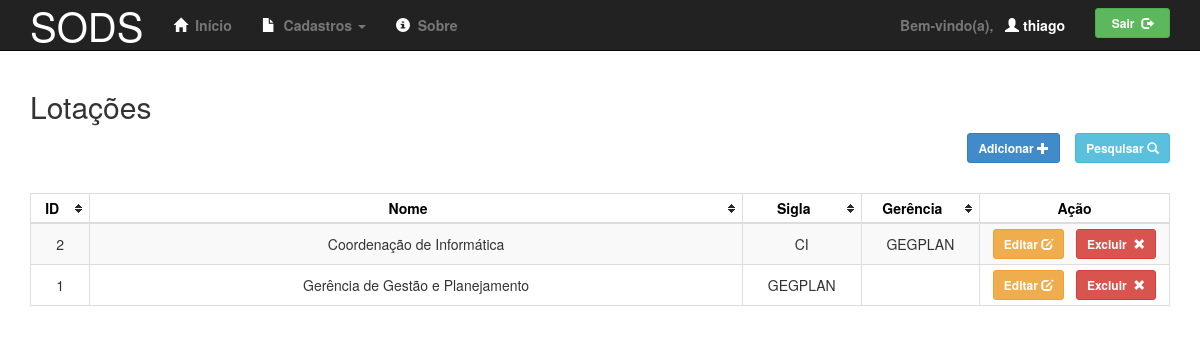
The app's page /admin/lotacoes/index.php (signed in) with its own data.
### tables this page shows
create table lotacao (
    id int not null primary key auto_increment,
    nome varchar(67) not null unique,
    sigla varchar(10) not null unique,
    gerencia_id int
);

### app/lib/db.php (called while the page is built, shortened)
<?php
    function get_db_connection($host='10.243.1.14', $user='sods', $password='dev123') {
        $conexao = null;
        if (isset($host) && isset($user) && isset($password)) {
            $conexao = mysql_connect($host, $user, $password, true);
        }
        return $conexao;
    }
?>

### app/dao/LotacaoDAO.php (called while the page is built, shortened)
<?php
    @require_once $_SERVER['DOCUMENT_ROOT'] . '/sods/app/lib/db.php';
    class LotacaoDAO implements DAO {
        private $connection;
        public function __construct() {
            $this->connection = get_db_connection();
        }
        public function get($field, $value) {
            if (isset($field) && isset($value)) {
                if (gettype($value) == 'string') {
                    $value = "'$value'";
                }
                $query = "select * from lotacao where $field = $value";
                $result = mysql_query($query, $this->connection);
                return mysql_fetch_object($result);
            }
        }
        public function count($criteria=null) {
            $query = "select * from lotacao";
            $result = mysql_query($query, $this->connection);
            $rows = mysql_num_rows($result);
            return $rows;
        }
        public function paginate($rows=10, $start=0, $criteria=null) {
            $all = array();
            $where = empty($criteria) ? "" : "where $criteria";
            $query = "select * from lotacao $where order by id desc limit $rows offset $start";
            $result = mysql_query($query, $this->connection);
            while ($row = mysql_fetch_array($result)) {
                $row['gerencia'] = $this->get('id', $row['gerencia_id']);
                array_push($all, $row);
            }
            return $all;
        }
    }
?>

### admin/lotacoes/index.php (the view, shortened to what this page needs)
<?php
    @include $_SERVER['DOCUMENT_ROOT'] . '/sods/app/controllers/LotacoesController.php';
    $controller = new LotacoesController();
?>
<?php
        @include $_SERVER['DOCUMENT_ROOT'] . '/sods/includes/topo.php';
?>
        <div class="container">
            <h2>Lotações</h2>
            <div class="row">
                <div class="col-md-12">
                    <div class="col-md-11">
                        <button
                            id="btn-add"
                            class="btn btn-primary btn-sm pull-right"
                            data-toggle="modal"
                            data-target="#modal-add"
                            onclick="add()">
                            <b>Adicionar</b>
                            <span class="glyphicon glyphicon-plus"></span>
                        </button>
                    </div>
                    <button
                        id="btn-search"
                        class="btn btn-info btn-sm pull-right"
                        data-toggle="modal"
                        data-target="#modal-search"
                        onclick="search()">
                        <b>Pesquisar</b>
                        <span class="glyphicon glyphicon-search"></span>
                    </button>
                </div>
            </div>
            <div class="row">
                <div class="col-md-12">&nbsp;</div>
            </div>
            <div id="grid" class="table-responsive">
<?php
                    echo $controller->getGrid(1);
?>
            </div>
        </div>
<?php
    @include $_SERVER['DOCUMENT_ROOT'] . '/sods/includes/rodape.php';
?>

### app/controllers/LotacoesController.php (shortened to what this page needs)
<?php
    @require_once $_SERVER['DOCUMENT_ROOT'] . '/sods/app/dao/LotacaoDAO.php';
    class LotacoesController extends Controller {
        public function __construct() {
            $this->dao = new LotacaoDAO();
            $this->paginator->totalrecords = $this->dao->count();
        }
        public function getPage($page_number=1, $rows=10, $criteria=null) {
            return $this->dao->paginate($rows, $page_number * $rows - $rows, $criteria);
        }
        public function getGrid($page_number=1, $filter=null, $value=null) {
            $criteria = null;
            $lotacoes = $this->getPage($page_number, 10, $criteria);
            $total_records = empty($criteria) ? $this->dao->count() : $this->dao->count($criteria);
            $this->paginator->totalrecords = $total_records;
            if ($total_records > 0) {
                $html = "<table id=\"tablesorter\"\n";
                $html .= "    class=\"table table-striped table-bordered table-condensed tablesorter\">\n";
                $html .= "    <thead>\n";
                $html .= "        <tr>\n";
                $html .= "            <th width=\"5%\">ID</th>\n";
                $html .= "            <th width=\"55%\">Nome</th>\n";
                $html .= "            <th width=\"10%\">Sigla</th>\n";
                $html .= "            <th width=\"10%\">Gerência</th>\n";
                $html .= "            <th class=\"nonSortable\">Ação</th>\n";
                $html .= "        </tr>\n";
                $html .= "    </thead>\n";
                $html .= "    <tbody>\n";
                foreach ($lotacoes as $lotacao) {
                    $html .= "        <tr>\n";
                    $html .= "            <td>{$lotacao['id']}</td>\n";
                    $html .= "            <td>{$lotacao['nome']}</td>\n";
                    $html .= "            <td>{$lotacao['sigla']}</td>\n";
                    if (isset($lotacao['gerencia'])) {
                        $tooltip =  "<span data-toggle=\"tooltip\" data-placement=\"bottom\"\n" .
                            "title=\"{$lotacao['gerencia']->nome}\">{$lotacao['gerencia']->sigla}</span>";
                        $html .= "        <td>$tooltip</td>\n";
                    } else {
                        $html .= "        <td></td>\n";
                    }
                    $html .= "            <td colspan=\"2\" style=\"width: 16%;\">\n";
                    $html .= "                <button\n";
                    $html .= "                    class=\"btn btn-warning btn-sm\"\n";
                    $html .= "                    data-toggle=\"modal\"\n";
                    $html .= "                    data-target=\"#modal-edit\"\n";
                    $html .= "                    onclick='edit(" . json_encode($lotacao) . ", $page_number)'>\n";
                    $html .= "                    <strong>\n";
                    $html .= "                        Editar&nbsp;<span class=\"glyphicon glyphicon-edit\"></span>\n";
                    $html .= "                    </strong>\n";
                    $html .= "                </button>&nbsp;&nbsp;\n";
                    $html .= "                <button\n";
                    $html .= "                    class=\"delete-type btn btn-danger btn-sm\"\n";
                    $html .= "                    data-toggle=\"modal\"\n";
                    $html .= "                    data-target=\"#modal-del\"\n";
                    $html .= "                    onclick='del(" . json_encode($lotacao) . ", $page_number,\n";
                    $html .= "                        $total_records)'>\n";
                    $html .= "                    <strong>\n";
                    $html .= "                        Excluir&nbsp;\n";
                    $html .= "                        <span class=\"glyphicon glyphicon-remove\"></span>\n";
                    $html .= "                    </strong>\n";
                    $html .= "                </button>\n";
                    $html .= "            </td>\n";
                    $html .= "        </tr>\n";
                }
                $html .= "    </tbody>\n";
                $html .= "</table>\n";
            } else {
                $html = "<div class=\"alert alert-danger\" role=\"alert\">\n";
                $html .= "    <center><b>Nenhum registro encontrado.</b></center>\n";
                $html .= "</div>\n";
            }
            return $html;
        }
    }
?>

### static/css/sods.css (style rules this page uses)
body { min-height: auto; padding-top: 70px; }
.table { margin: auto 0; }
.table th { text-align: center; font-size: 14px; }
.table td { text-align: center; font-size: 14px; }
#tablesorter th { text-align: center; vertical-align: middle; font-size: 14px; }
#tablesorter td { text-align: center; vertical-align: middle; font-size: 14px; word-wrap: break-word; word-break: break-all; }

### static/css/theme.default.css (style rules this page uses)
.tablesorter-default { width: 100%; color: #333; background-color: #fff; border-spacing: 0; margin: 10px 0 15px; text-align: left; }
.tablesorter-default th, .tablesorter-default thead td { color: #000; background-color: #fff; border-collapse: collapse; border-bottom: #ccc 2px solid; padding: 0; }
.tablesorter-default .header, .tablesorter-default .tablesorter-header { background-position: center right; background-repeat: no-repeat; cursor: pointer; white-space: normal; padding: 4px 20px 4px 4px; }
.tablesorter-default thead .sorter-false { background-image: none; cursor: default; padding: 4px; }
.tablesorter-default td { background-color: #fff; border-bottom: #ccc 1px solid; padding: 4px; vertical-align: top; }

### records on screen
lotacao: id "2", nome "Coordenação de Informática", sigla "CI", gerencia.sigla "GEGPLAN", value "Excluir"
lotacao: id "1", nome "Gerência de Gestão e Planejamento", sigla "GEGPLAN", value "Excluir"

### other values on screen
$_SESSION['usuario']['login'] "thiago"
